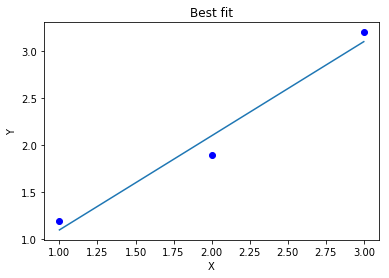

Here is the Python script that generated this plot:

# coding: utf-8

# In[1]:


import numpy as np
from matplotlib import pyplot as plt


# In[3]:


x = [1, 2, 3]
y = [1.2, 1.9, 3.2]


# In[4]:


plt.plot(x, y, 'ro')
plt.title("Distribution")
plt.xlabel("X")
plt.ylabel("Y")
plt.savefig("distribution")


# In[5]:


def fit(x, y):
    n = len(x)

    x_mean = sum(x)/n
    y_mean = sum(y)/n

    num = 0
    denom = 0
    for i in range(n):
        num += (x[i] - x_mean)*(y[i] - y_mean)
        denom += (x[i] - x_mean)**2

    slope = num/denom
    intercept = y_mean - slope*x_mean
    return slope, intercept


# In[6]:


m, c = fit(x, y)


# In[7]:


x = np.array(x)
y = np.array(y)


# In[8]:


plt.plot(x, m*x + c)
plt.plot(x, y, 'bo')
plt.title("Best fit")
plt.xlabel("X")
plt.ylabel("Y")
plt.savefig("best_fit")
